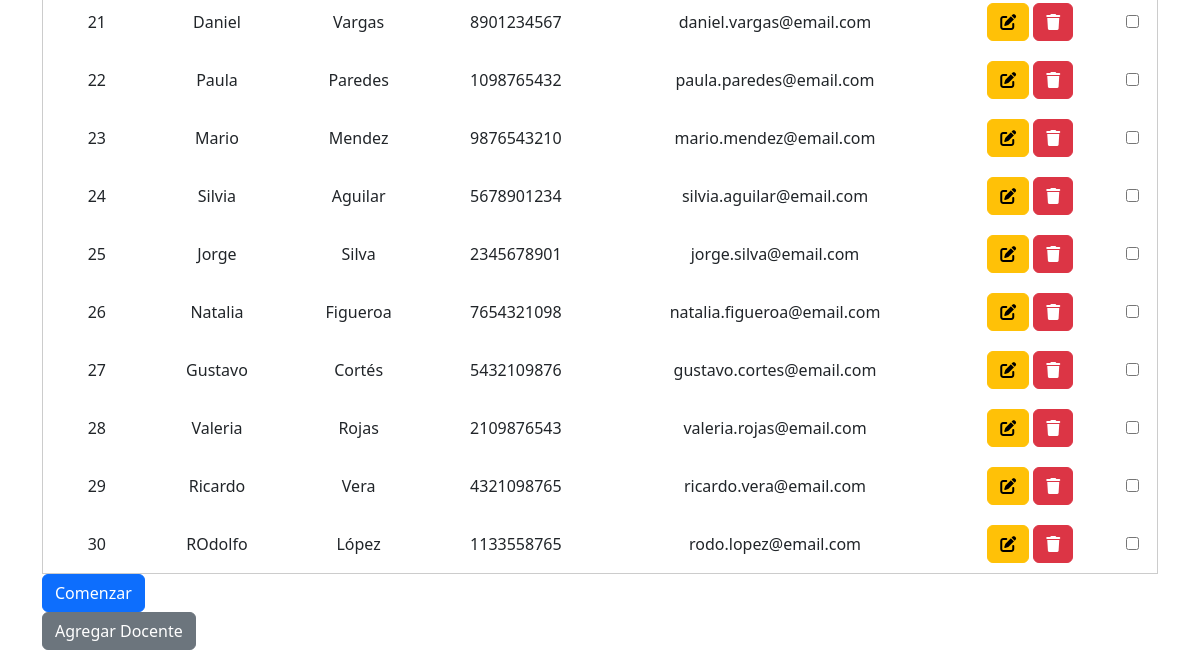
Before: / (lower part) with the older database file.
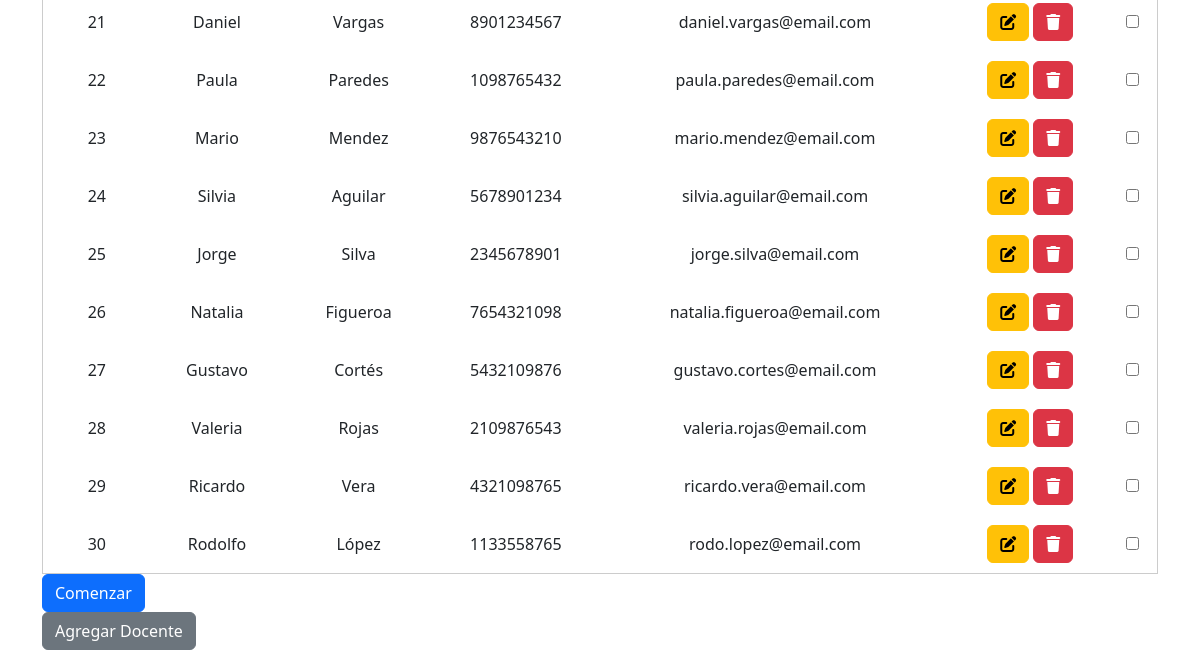
After: the same page with the newer database file.
### tables this page shows
CREATE TABLE Profesores (
    id INT AUTO_INCREMENT PRIMARY KEY,
    nombres VARCHAR(25),
    apellido VARCHAR(25),
    telefono CHAR(10),
    email VARCHAR(50)
);

### Model/Orm.php (called while the page is built, shortened)
<?php
    class Orm{
        protected $table;
        protected $db;
        public function __construct($id, $table, PDO $connecion){
            $this->table = $table;
            $this->db = $connecion;
        }
        public function getAll(){
            $stm = $this->db->prepare("SELECT * FROM {$this->table}");
            $stm->execute();
            return $stm->fetchAll();
        }
    }
?>

### index.php (the view, shortened to what this page needs)
<!DOCTYPE html>
<html lang="es">
<head>
    <link rel="stylesheet" href="CSS/styles.css">
    <link href="https://cdn.jsdelivr.net/npm/bootstrap@5.3.2/dist/css/bootstrap.min.css" rel="stylesheet"
>
</head>
<body class='container'>
    <?php
        require_once(__DIR__."/Model/Orm.php");
        $database = new Database();
        $coneccion = $database->getConnection();
        $profesorModel = new Profesor($coneccion);
        $profesores = $profesorModel->getAll();
    ?>
    <form action="" method="post">
        <table class = 'flex'>
            <tbody>
                <?php
                foreach ($profesores as $profesor) {
                    echo "<tr>";
                    echo "<td>{$profesor['id']}</td>";
                    echo "<td>{$profesor['nombres']}</td>";
                    echo "<td>{$profesor['apellido']}</td>";
                    echo "<td>{$profesor['telefono']}</td>";
                    echo "<td>{$profesor['email']}</td>";?>
                    <td>
                                <a class="btn btn-small btn-warning" href="modificar.php?id=<?= $profesor['id'] ?>" title="Modificar Docente"><i class="fa-solid fa-pen-to-square" ></i></a>
                                <a onclick="return eliminar()" href="index.php?id=<?= $profesor['id'] ?>" class="btn btn-small btn-danger" title="Eliminar Docente"><i class="fa-solid fa-trash"></i></a>
                    </td>
                    <?php
                    echo "<td><input type='checkbox' value={$profesor['id']} name='opciones[]' class='giru' onclick='validarCheckbox()'></td";
                }
                ?>
            </tbody>
        </table>
        <div>
            <button type="submit" class="btn btn-primary" onclick='validarProceso()' title="Generar Horario">Comenzar</button>
        </div>
    </form>
    <div><a class="btn btn-secondary" href="agregar.php">Agregar Docente</a></div>
</body>
</html>

### CSS/styles.css (style rules this page uses)
body { font-family: Arial, sans-serif; margin: 0; padding: 0; background-color: #f4f4f4; }
table { width: 100%; border-collapse: collapse; margin-top: 20px; }
table, th, td { border: 1px solid #ccc; }
th, td { padding: 10px; text-align: center; }

Changed rows visible on the page:
changed profesores "López": nombres "ROdolfo" → "Rodolfo"
